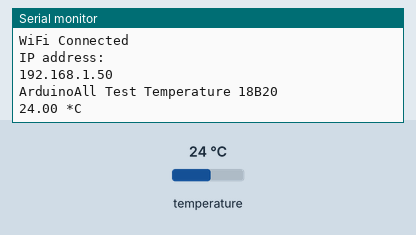
This sketch was run on a simulated ESP32. On the bench: the last lines printed to the serial monitor. The test bench sets the inputs (shaded band); at power-on: temperature 24 °C. WiFi joins after 1.5 s; servers stay silent unless stated; no MQTT or app messages arrive unless stated.

Above: at 2.7 s.
2.8 s: temperature set to 12 °C
At 4.5 s:
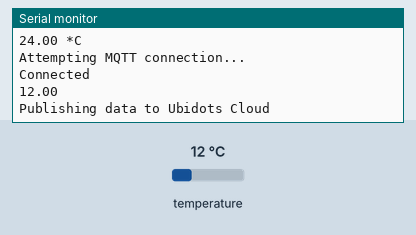
4.8 s: temperature set to 19 °C
At 7.3 s:
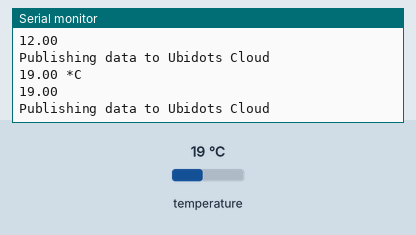
Timing chart, 0 to 8.8 s (numbered marks = the images above; inputs shaded):
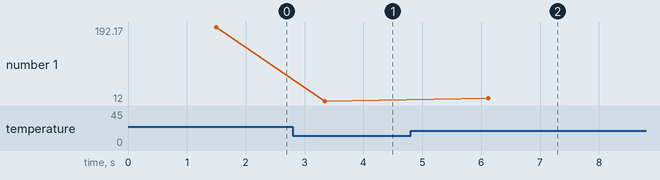

The sketch:

week10_ubidots_ds1820.ino
```cpp
#include <OneWire.h>
#include <DallasTemperature.h>
#define ONE_WIRE_BUS 4
#include <WiFi.h>
#include <PubSubClient.h>
#define WIFISSID "ssid"
#define PASSWORD "pass"
#define TOKEN "xxxxxxM4sD2FQxy"
#define MQTT_CLIENT_NAME "Username"
#define VARIABLE_LABEL "LabelName"
#define DEVICE_LABEL "DeviceName"
OneWire oneWire(ONE_WIRE_BUS);
DallasTemperature sensors(&oneWire);
char mqttBroker[] = "industrial.api.ubidots.com";
char payload[100];
char topic[150];
char str_tem[6] ;
char str_sensor[10];
WiFiClient ubidots;
PubSubClient client(ubidots);
void setup(void) {
Serial.begin(115200);
WiFi.begin(WIFISSID, PASSWORD);
Serial.println();
Serial.print("Wait for WiFi...");
while (WiFi.status() != WL_CONNECTED) {
Serial.print(".");
delay(500);
}
Serial.println("");
Serial.println("WiFi Connected");
Serial.println("IP address: ");
Serial.println(WiFi.localIP());
client.setServer(mqttBroker, 1883);
// client.setCallback(callback);
Serial.println("ArduinoAll Test Temperature 18B20");
sensors.begin();
}
void reconnect() {
while (!client.connected()) {
Serial.println("Attempting MQTT connection...");
// Attemp to connect
if (client.connect(MQTT_CLIENT_NAME, TOKEN, "")) {
Serial.println("Connected");
} else {
Serial.print("Failed, rc=");
Serial.print(client.state());
Serial.println(" try again in 2 seconds");
delay(2000);
}
}
}
void loop(void) {
sensors.requestTemperatures();
Serial.print(sensors.getTempCByIndex(0));
// str_tem = (char)sensors.getTempCByIndex(0);
Serial.println(" *C");
delay(1000);
if (!client.connected()) {
reconnect();
}
sprintf(topic, "%s%s", "/v1.6/devices/", DEVICE_LABEL);
sprintf(payload, "%s", "");
sprintf(payload, "{\"%s\":", VARIABLE_LABEL);
dtostrf(sensors.getTempCByIndex(0) , 4 , 2, str_tem);
sprintf(payload, "%s {\"value\": %s}}", payload, str_tem);
Serial.println(str_tem);
Serial.println("Publishing data to Ubidots Cloud");
client.publish(topic, payload);
client.loop();
delay(1000);
}
```

Measured:
- after the input at 2.8 s, the serial monitor: prints a new line after 0.55 s (image 1)
- after the input at 4.8 s, the serial monitor: prints a new line after 0.31 s (image 2)
- plotted number 1: 192.17 → 12 after the input at 2.8 s, 12 → 19 after the input at 4.8 s
